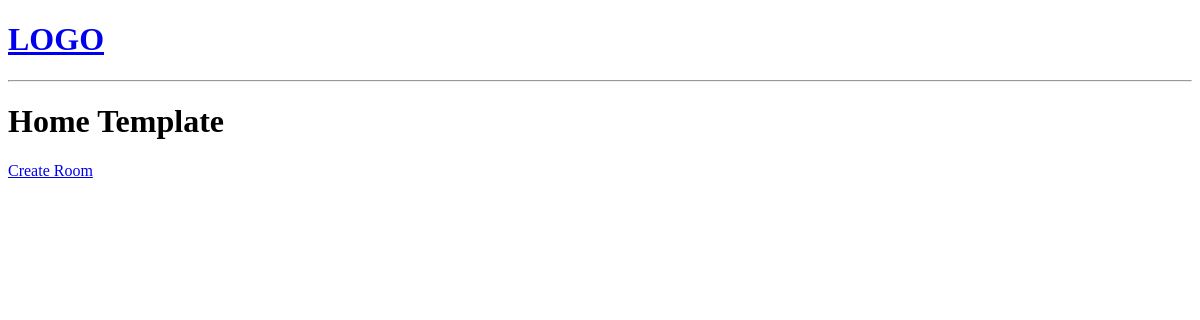
The app's page /, older data.
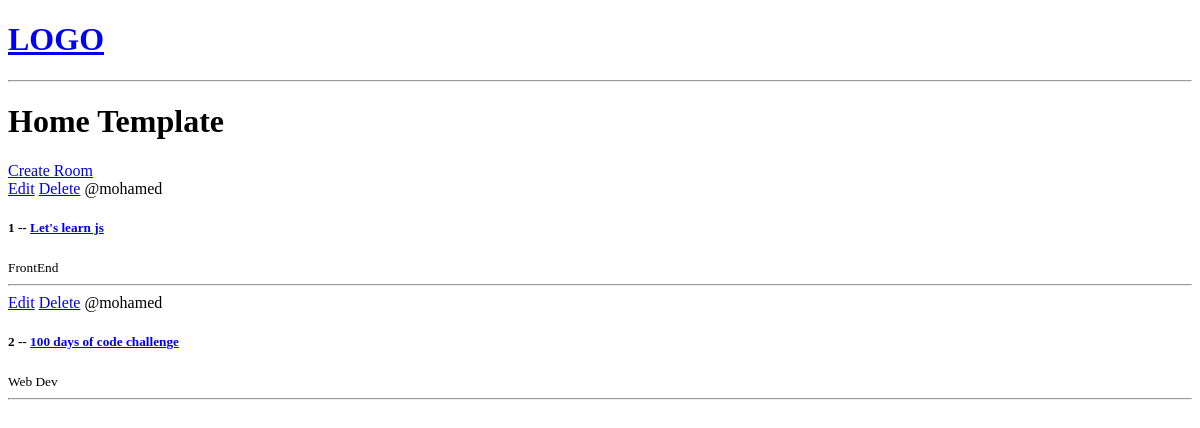
The same page, newer data.
### base/models.py (models this page shows, shortened)
class Room (models.Model):
    host = models.ForeignKey(User, on_delete=models.SET_NULL, null=True)
    topic = models.ForeignKey(Topic, on_delete=models.SET_NULL, null=True)
    name = models.CharField(max_length=200)
    description = models.TextField(null=True, blank=True)
    updated = models.DateTimeField(auto_now=True)
    created = models.DateTimeField(auto_now_add=True)
    class Meta:
        ordering = ['-updated', '-created']

class Topic(models.Model):
    name = models.CharField(max_length=200)

### base/views.py (the view)
# urls.py: path('', views.home, name="home"),
def home(request):
    rooms = Room.objects.all()
    context = {'rooms' : rooms}
    return render(request, 'base/home.html', context)

### base/templates/base/home.html
{% extends 'main.html' %}
{% block content %}
<h1>Home Template</h1>
<div>
    <a href="{% url 'create-room' %}">Create Room</a>
    <div>
        {% for room in rooms %}
        <div>
            <a href="{% url 'update-room' room.id %}">Edit</a>
            <a href="{% url 'delete-room' room.id%}">Delete</a>
            <span>@{{room.host.username}}</span>
            <h5>{{room.id}} -- <a href="{% url 'room' room.id %}">{{room.name}}</a></h5>
            <small>{{room.topic.name}}</small>
            <hr>
        </div>
        {% endfor %}
    </div>
</div>
{% endblock content %}

### templates/main.html (shortened to what this page needs)
<!DOCTYPE html>
<html>
    <head>
    </head>
    <body>
        {% include 'navbar.html' %}
       {% block content %}
       {% endblock %}
    </body>
</html>

### templates/navbar.html
<a href="/">
    <h1>LOGO</h1>
</a>
<hr>

Row changes from the older to the newer data that the page shows:
added Room: host.username "mohamed", id "1", name "Let's learn js", topic.name "FrontEnd"
added Room: host.username "mohamed", id "2", name "100 days of code challenge", topic.name "Web Dev"
